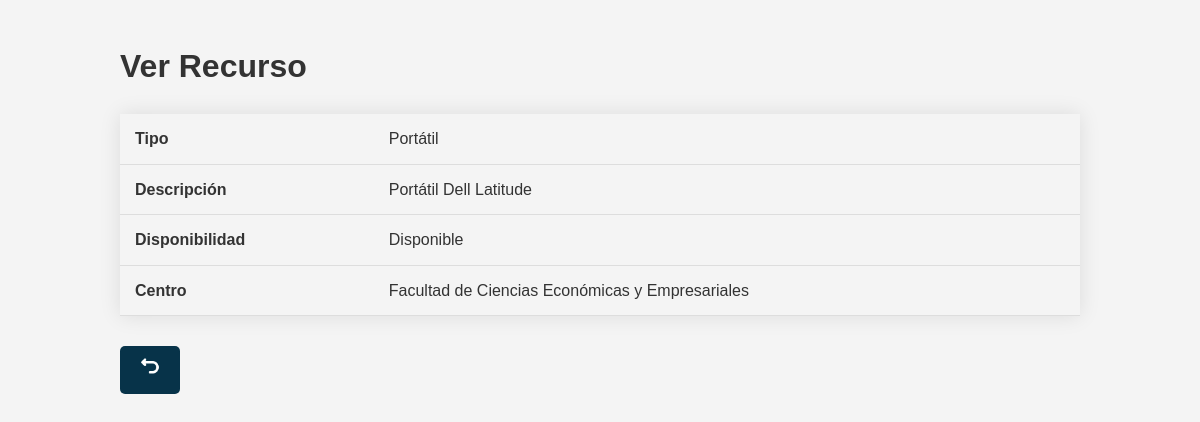
Screenshot of /Controllers/Recursos_Controller.php?action=view_recursos&ID_Recurso=1 (signed in) with the database file from the repository.
### tables this page shows
CREATE TABLE Recurso (
    ID_Recurso INT AUTO_INCREMENT PRIMARY KEY,
    Tipo ENUM('Aula', 'Laboratorio', 'Salón de Actos', 'Sala de Juntas', 'Portátil', 'Seminario', 'Otros') NOT NULL,
    Descripcion TEXT NOT NULL,
    Disponibilidad ENUM('Disponible', 'No disponible') NOT NULL,
    ID_Centro INT NULL,
    FOREIGN KEY (ID_Centro) REFERENCES Centro(ID_Centro) ON DELETE CASCADE
);

CREATE TABLE Centro (
    ID_Centro INT AUTO_INCREMENT PRIMARY KEY,
    Nombre VARCHAR(50) NOT NULL,
    Direccion VARCHAR(100) NOT NULL,
    Telefono VARCHAR(15) NOT NULL,
    Email VARCHAR(100) NOT NULL
);

### models/Recursos_Model.php (called while the page is built, shortened)
<?php
class Recursos_Model {
    var $ID_Recurso;
    function __construct($ID_Recurso, $Tipo, $Descripcion, $Disponibilidad, $ID_Centro) {
        $this->ID_Recurso = $ID_Recurso;
        include_once 'Access_DB.php';
        $this->mysqli = ConnectDB();
    }
    function rellenadatos() {
        $sql = "SELECT Recurso.*, Centro.Nombre AS Nombre_Centro
                FROM Recurso
                INNER JOIN Centro ON Recurso.ID_Centro = Centro.ID_Centro
                WHERE Recurso.ID_Recurso = ?";
        $stmt = $this->mysqli->prepare($sql);
        $stmt->bind_param('i', $this->ID_Recurso);
        $stmt->execute();
        return $stmt->get_result();
    }
}
?>

### models/Access_DB.php (called while the page is built, shortened)
<?php
function ConnectDB() {
    $mysqli = new mysqli("localhost", "root", "", "uvigores");
    return $mysqli;
}
?>

### views/Recurso_View_View.php (the view, shortened to what this page needs)
<?php
class Recurso_View_View {
    function __construct($resource_data) {
        $this->resource_data = $resource_data;
        $this->render();
    }
    function render() {
        include '../Locales/Strings_SPANISH.php';
        ?>
        <!DOCTYPE html>
        <html lang="es">
        <head>
            <link rel="stylesheet" href="../css/styles.css">
        </head>
        <body>
            <div class="container">
                <h1><?php echo $strings['Ver Recurso']; ?></h1>
                <table class="table">
                    <tr>
                        <th><?php echo $strings['Tipo']; ?></th>
                        <td><?php echo $this->resource_data['Tipo']; ?></td>
                    </tr>
                    <tr>
                        <th><?php echo $strings['Descripcion']; ?></th>
                        <td><?php echo $this->resource_data['Descripcion']; ?></td>
                    </tr>
                    <tr>
                        <th><?php echo $strings['Disponibilidad']; ?></th>
                        <td><?php echo $this->resource_data['Disponibilidad']; ?></td>
                    </tr>
                    <tr>
                        <th><?php echo $strings['Centro']; ?></th>
                        <td><?php echo $this->resource_data['Nombre_Centro']; ?></td>
                    </tr>
                </table>
                <a class="button" href="Recursos_Controller.php?action=list_recursos" title="<?php echo $strings['Volver']; ?>">
                    <img src="../views/img/turn-back.png" alt="<?php echo $strings['Volver']; ?>" style="width: 20px; height: 20px;">
                </a>
            </div>
        </body>
        </html>
        <?php
    }
}
?>

### css/styles.css (style rules this page uses)
body { font-family: 'Arial', sans-serif; background-color: #f4f4f4; color: #333; margin: 0; padding: 0; line-height: 1.6; }
.container { width: 80%; margin: 0 auto; padding: 20px; }
a { color: #0056b3; text-decoration: none; font-weight: bold; }
button, .button { background-color: #073349; color: white; padding: 10px 20px; border: none; cursor: pointer; text-align: center; border-radius: 5px; font-size: 16px; margin: 5px 0; display: inline-block; }
.table { width: 100%; border-collapse: collapse; margin: 20px 0; font-size: 16px; box-shadow: 0 0 20px rgba(0, 0, 0, 0.1); }
.table th, .table td { padding: 12px 15px; text-align: left; border-bottom: 1px solid #ddd; }
.button { display: inline-block; padding: 10px 20px; margin: 10px 5px 0 0; background-color: #073349; color: white; text-align: center; text-decoration: none; border-radius: 5px; transition: background-color 0.3s ease; }

### rows the page displays
recurso: Tipo "Portátil", Descripcion "Portátil Dell Latitude", Disponibilidad "Disponible", ID_Centro.Nombre "Facultad de Ciencias Económicas y Empresariales"

### other values shown
$strings['Ver Recurso'] "Ver Recurso"
$strings['Tipo'] "Tipo"
$strings['Descripcion'] "Descripción"
$strings['Disponibilidad'] "Disponibilidad"
$strings['Centro'] "Centro"
